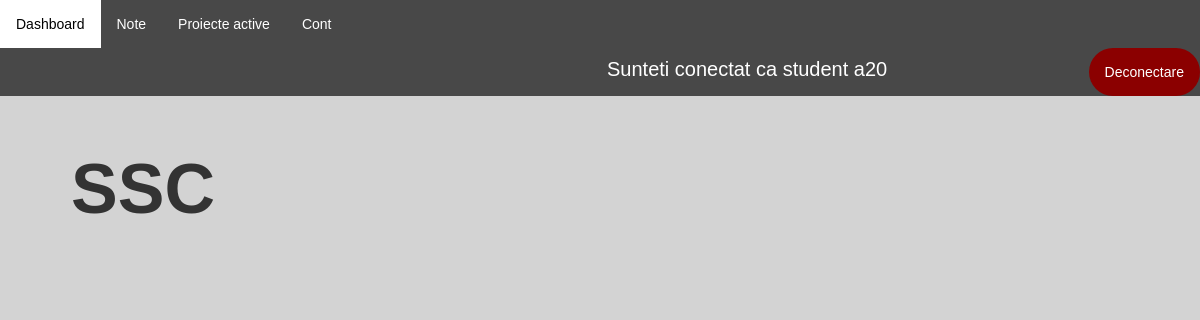
The app's page /disciplina-student/12/ (signed in), older data.
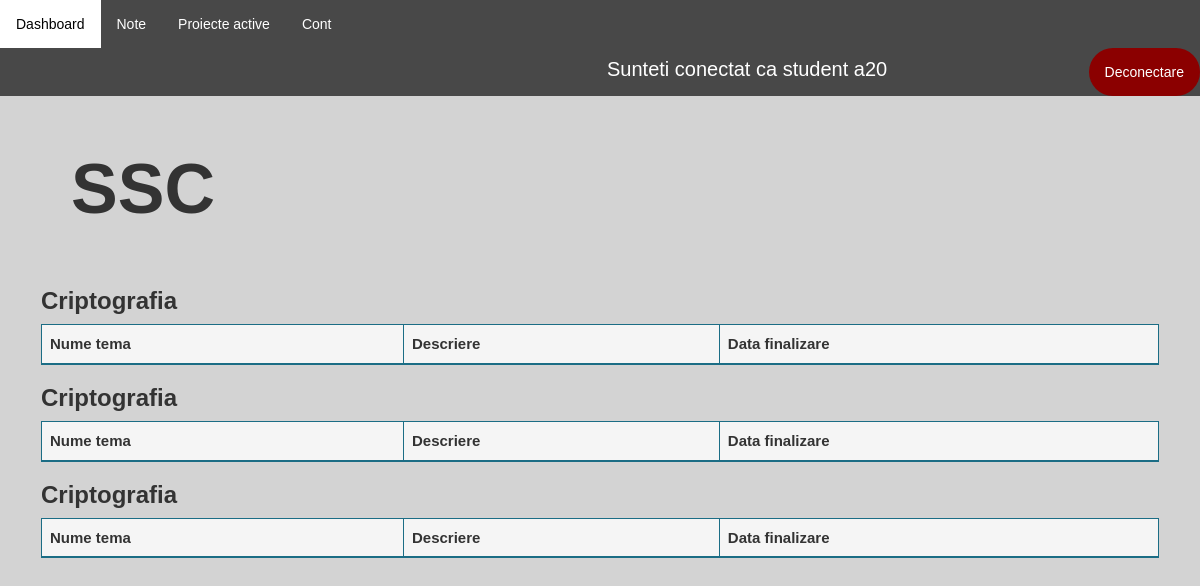
The same page, newer data.
### application/models.py (models this page shows)
class Proiect(models.Model):
    id = models.AutoField(primary_key=True)
    nume = models.CharField(max_length=100, unique=False)
    data_inregistrare = models.DateField(auto_now_add=True)
    data_finalizare = models.DateField()
    profesor = models.ForeignKey(User, on_delete=models.CASCADE)
    disciplina = models.ForeignKey(Disciplina, on_delete=models.CASCADE, null=True)
    document = models.CharField(max_length=100, null=True)
    nr_persoane = models.IntegerField(null=True)
    cale = models.CharField(max_length=100, default=None)

### application/decorators.py (the view)
        def wrapper_func(request, *args, **kwargs):
            user_groups = list()
            for group in request.user.groups.all():
                user_groups.append(group.name)
            if allowed_roles[0] in user_groups:
                return view_func(request, *args, **kwargs)
            else:
                return redirect('dashboard')

### application/functions.py (called while the page is built)
def get_user_info(request):
    user = request.user
    user_groups = [group.name for group in user.groups.all()]
    if 'admin' in user_groups:
        user_type = 'admin'
    elif 'studenti' in user_groups:
        user_type = 'student'
    elif 'secretariat' in user_groups:
        user_type = 'secretar'
    else:
        user_type = 'profesor'
    out = {'user': user,
           'user_groups': user_groups,
           'user_type': user_type
           }
    return out

def create_context(request=None, extract_user_info=True):
    if extract_user_info and not request:
        raise ValueError("request must be set if extract_user_info is True")
    out = {}
    if extract_user_info:
        out.update(get_user_info(request))
    return out

### application/templates/application/student/disciplinaStudent.html (shortened to what this page needs)
{% extends 'application/dashboard.html' %}
{% load static %}
{% block article %}
        <h1 style="font-size: 70px; padding: 30px"><b>{{ disciplina.nume }}</b></h1><br>
        <div class="table-wrapper-scroll-y custom-scrollbar" style="margin-top:-20px;">
        {% for proiect in proiecte %}
            <table class="table table-bordered" id="myTable" style="border-color: #1b6d85">
                <h3><b>{{ proiect.nume }}</b></h3>
                <thead style="background-color: whitesmoke; border-color: #1b6d85; font-size: 15px">
                <tr  style="border-color: #1b6d85">
                    <th  style="border-color: #1b6d85">Nume tema</th>
                    <th  style="border-color: #1b6d85">Descriere</th>
                    <th  style="border-color: #1b6d85">Data finalizare</th>
                </tr>
                </thead>
            </table>
        {% endfor %}
        </div>
{% endblock %}

Row changes from the older to the newer data that the page shows:
added Proiect: nume "Criptografia"
added Proiect: nume "Criptografia"
added Proiect: nume "Criptografia"
